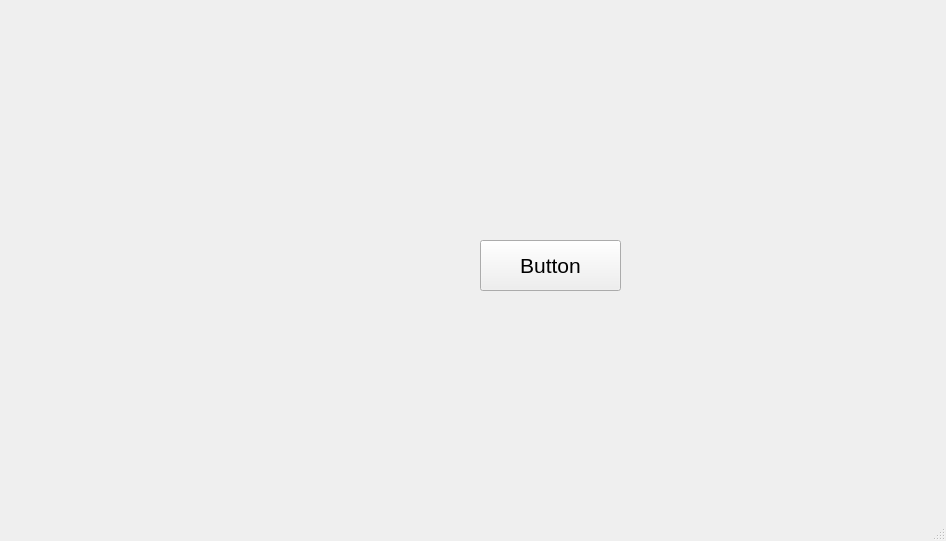
<?xml version="1.0" encoding="UTF-8"?>
<ui version="4.0">
 <class>MainWindow</class>
 <widget class="QMainWindow" name="MainWindow">
  <property name="geometry">
   <rect>
    <x>0</x>
    <y>0</y>
    <width>946</width>
    <height>541</height>
   </rect>
  </property>
  <property name="windowTitle">
   <string>Spheres</string>
  </property>
  <widget class="QWidget" name="centralwidget">
   <widget class="QPushButton" name="pushButton">
    <property name="geometry">
     <rect>
      <x>480</x>
      <y>240</y>
      <width>141</width>
      <height>51</height>
     </rect>
    </property>
    <property name="font">
     <font>
      <pointsize>16</pointsize>
     </font>
    </property>
    <property name="text">
     <string>Button</string>
    </property>
   </widget>
  </widget>
  <widget class="QMenuBar" name="menubar">
   <property name="geometry">
    <rect>
     <x>0</x>
     <y>0</y>
     <width>946</width>
     <height>21</height>
    </rect>
   </property>
  </widget>
  <widget class="QStatusBar" name="statusbar"/>
 </widget>
 <resources/>
 <connections/>
</ui>
